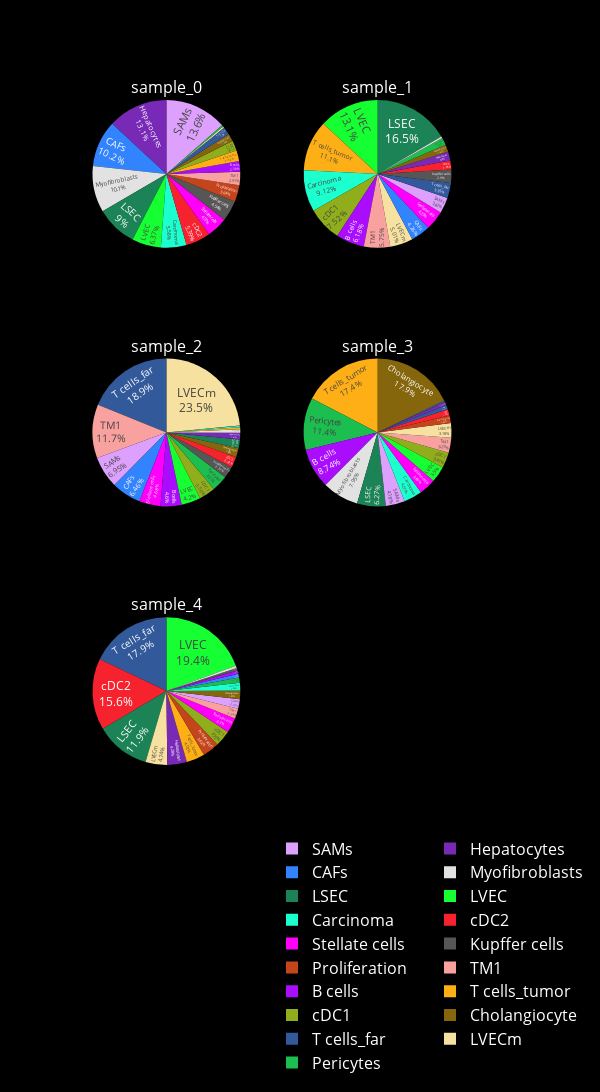

Notebook code cell kept with this figure:
### Code cell
def plot_celltype_weights(celltype_weights: pd.DataFrame) -> None:
    n_rows = len(celltype_weights) // 2 + len(celltype_weights) % 2
    specs = [[{"type": "pie"}]*2 for _ in range(n_rows)]
    fig = make_subplots(
        rows=n_rows, 
        cols=2, 
        # Set titles to white
        subplot_titles=([f"<span style='color:#FFFFFF;'>{sample}</span>" for sample in celltype_weights.index]),
        specs=specs,
        
    )
    
    for index, row in celltype_weights.iterrows():
        fig.add_trace(
            go.Pie(
                labels=row.index, 
                values=row.values, 
                showlegend=True,  # Add a legend
                textinfo="label+percent",
                textposition="inside",
                marker=dict(colors=px.colors.qualitative.Alphabet),
                hovertemplate=
                    "%{label}</b><br>" +
                    "Weight: %{percent}<br>" +
                    "<extra></extra>",
            ), 
            row=int(index[-1]) // 2 + 1, 
            col=int(index[-1]) % 2 + 1,
        )
    
    # Increase the size of the plots
    fig.update_layout(
        # TODO: These need to be not-hardcoded
        width=600,  # Set the width of the plot
        height=1500,  # Set the height of the plot
        legend=dict(
            x=0.5,  # Set the x position of the legend
            y=-0.1,  # Set the y position of the legend
            orientation="h",  # Set the orientation of the legend to horizontal
            font=dict(
                size=16,
                color="white"
            )
        )
    )
    fig.update_layout(paper_bgcolor = "black")
    fig.show()

plot_celltype_weights(celltype_weights)

### Figure 1 — Plotly figure (JSON) as saved in the notebook; plotly's stock layout.template omitted (floating-point values rounded to 4 significant figures)
{"data": [{"domain": {"x": [0, 0.45], "y": [0.7778, 1]}, "hovertemplate": "%{label}</b><br>Weight: %{percent}<br><extra></extra>", "labels": ["B cells", "CAFs", "Cholangiocyte", "Hepatocytes", "Kupffer cells", "LSEC", "LVEC", "LVECm", "Myofibroblasts", "Pericytes", "Proliferation", "SAMs", "Stellate cells", "T cells_far", "T cells_tumor", "TM1", "cDC1", "cDC2", "Carcinoma"], "marker": {"colors": ["#AA0DFE", "#3283FE", "#85660D", "#782AB6", "#565656", "#1C8356", "#16FF32", "#F7E1A0", "#E2E2E2", "#1CBE4F", "#C4451C", "#DEA0FD", "#FE00FA", "#325A9B", "#FEAF16", "#F8A19F", "#90AD1C", "#F6222E", "#1CFFCE", "#2ED9FF", "#B10DA1", "#C075A6", "#FC1CBF", "#B00068", "#FBE426", "#FA0087"]}, "showlegend": true, "textinfo": "label+percent", "textposition": "inside", "type": "pie", "values": [0.02376, 0.1018, 0.0174, 0.1313, 0.0454, 0.08995, 0.0637, 0.003248, 0.1014, 0.003114, 0.03636, 0.136, 0.04573, 0.01699, 0.02317, 0.02913, 0.02197, 0.05385, 0.05579]}, {"domain": {"x": [0.55, 1], "y": [0.7778, 1]}, "hovertemplate": "%{label}</b><br>Weight: %{percent}<br><extra></extra>", "labels": ["B cells", "CAFs", "Cholangiocyte", "Hepatocytes", "Kupffer cells", "LSEC", "LVEC", "LVECm", "Myofibroblasts", "Pericytes", "Proliferation", "SAMs", "Stellate cells", "T cells_far", "T cells_tumor", "TM1", "cDC1", "cDC2", "Carcinoma"], "marker": {"colors": ["#AA0DFE", "#3283FE", "#85660D", "#782AB6", "#565656", "#1C8356", "#16FF32", "#F7E1A0", "#E2E2E2", "#1CBE4F", "#C4451C", "#DEA0FD", "#FE00FA", "#325A9B", "#FEAF16", "#F8A19F", "#90AD1C", "#F6222E", "#1CFFCE", "#2ED9FF", "#B10DA1", "#C075A6", "#FC1CBF", "#B00068", "#FBE426", "#FA0087"]}, "showlegend": true, "textinfo": "label+percent", "textposition": "inside", "type": "pie", "values": [0.0618, 0.0426, 0.01632, 0.01929, 0.02896, 0.1654, 0.1313, 0.05008, 0.003793, 0.01584, 0.0003105, 0.03421, 0.0425, 0.03351, 0.1107, 0.05749, 0.07517, 0.01964, 0.09119]}, {"domain": {"x": [0, 0.45], "y": [0.3889, 0.6111]}, "hovertemplate": "%{label}</b><br>Weight: %{percent}<br><extra></extra>", "labels": ["B cells", "CAFs", "Cholangiocyte", "Hepatocytes", "Kupffer cells", "LSEC", "LVEC", "LVECm", "Myofibroblasts", "Pericytes", "Proliferation", "SAMs", "Stellate cells", "T cells_far", "T cells_tumor", "TM1", "cDC1", "cDC2", "Carcinoma"], "marker": {"colors": ["#AA0DFE", "#3283FE", "#85660D", "#782AB6", "#565656", "#1C8356", "#16FF32", "#F7E1A0", "#E2E2E2", "#1CBE4F", "#C4451C", "#DEA0FD", "#FE00FA", "#325A9B", "#FEAF16", "#F8A19F", "#90AD1C", "#F6222E", "#1CFFCE", "#2ED9FF", "#B10DA1", "#C075A6", "#FC1CBF", "#B00068", "#FBE426", "#FA0087"]}, "showlegend": true, "textinfo": "label+percent", "textposition": "inside", "type": "pie", "values": [0.04599, 0.06465, 0.01983, 0.0147, 0.02575, 0.01898, 0.04199, 0.2349, 0.007331, 0.03506, 0.0008093, 0.06945, 0.04683, 0.1889, 0.004229, 0.1174, 0.03593, 0.02407, 0.003184]}, {"domain": {"x": [0.55, 1], "y": [0.3889, 0.6111]}, "hovertemplate": "%{label}</b><br>Weight: %{percent}<br><extra></extra>", "labels": ["B cells", "CAFs", "Cholangiocyte", "Hepatocytes", "Kupffer cells", "LSEC", "LVEC", "LVECm", "Myofibroblasts", "Pericytes", "Proliferation", "SAMs", "Stellate cells", "T cells_far", "T cells_tumor", "TM1", "cDC1", "cDC2", "Carcinoma"], "marker": {"colors": ["#AA0DFE", "#3283FE", "#85660D", "#782AB6", "#565656", "#1C8356", "#16FF32", "#F7E1A0", "#E2E2E2", "#1CBE4F", "#C4451C", "#DEA0FD", "#FE00FA", "#325A9B", "#FEAF16", "#F8A19F", "#90AD1C", "#F6222E", "#1CFFCE", "#2ED9FF", "#B10DA1", "#C075A6", "#FC1CBF", "#B00068", "#FBE426", "#FA0087"]}, "showlegend": true, "textinfo": "label+percent", "textposition": "inside", "type": "pie", "values": [0.08742, 0.001368, 0.1786, 0.007376, 0.002264, 0.0627, 0.03503, 0.03177, 0.07949, 0.1141, 0.01691, 0.04185, 0.03687, 0.009405, 0.1741, 0.03275, 0.03414, 0.01379, 0.04008]}, {"domain": {"x": [0, 0.45], "y": [0, 0.2222]}, "hovertemplate": "%{label}</b><br>Weight: %{percent}<br><extra></extra>", "labels": ["B cells", "CAFs", "Cholangiocyte", "Hepatocytes", "Kupffer cells", "LSEC", "LVEC", "LVECm", "Myofibroblasts", "Pericytes", "Proliferation", "SAMs", "Stellate cells", "T cells_far", "T cells_tumor", "TM1", "cDC1", "cDC2", "Carcinoma"], "marker": {"colors": ["#AA0DFE", "#3283FE", "#85660D", "#782AB6", "#565656", "#1C8356", "#16FF32", "#F7E1A0", "#E2E2E2", "#1CBE4F", "#C4451C", "#DEA0FD", "#FE00FA", "#325A9B", "#FEAF16", "#F8A19F", "#90AD1C", "#F6222E", "#1CFFCE", "#2ED9FF", "#B10DA1", "#C075A6", "#FC1CBF", "#B00068", "#FBE426", "#FA0087"]}, "showlegend": true, "textinfo": "label+percent", "textposition": "inside", "type": "pie", "values": [0.006793, 0.008288, 0.01872, 0.04276, 0.005644, 0.1193, 0.194, 0.04744, 0.005573, 0.01179, 0.03626, 0.02054, 0.03302, 0.1791, 0.04024, 0.02239, 0.03517, 0.1561, 0.01683]}], "layout": {"annotations": [{"font": {"size": 16}, "showarrow": false, "text": "<span style='color:#FFFFFF;'>sample_0</span>", "x": 0.225, "xanchor": "center", "xref": "paper", "y": 1, "yanchor": "bottom", "yref": "paper"}, {"font": {"size": 16}, "showarrow": false, "text": "<span style='color:#FFFFFF;'>sample_1</span>", "x": 0.775, "xanchor": "center", "xref": "paper", "y": 1, "yanchor": "bottom", "yref": "paper"}, {"font": {"size": 16}, "showarrow": false, "text": "<span style='color:#FFFFFF;'>sample_2</span>", "x": 0.225, "xanchor": "center", "xref": "paper", "y": 0.6111, "yanchor": "bottom", "yref": "paper"}, {"font": {"size": 16}, "showarrow": false, "text": "<span style='color:#FFFFFF;'>sample_3</span>", "x": 0.775, "xanchor": "center", "xref": "paper", "y": 0.6111, "yanchor": "bottom", "yref": "paper"}, {"font": {"size": 16}, "showarrow": false, "text": "<span style='color:#FFFFFF;'>sample_4</span>", "x": 0.225, "xanchor": "center", "xref": "paper", "y": 0.2222, "yanchor": "bottom", "yref": "paper"}], "height": 1500, "legend": {"font": {"color": "white", "size": 16}, "orientation": "h", "x": 0.5, "y": -0.1}, "paper_bgcolor": "black", "width": 600}}
